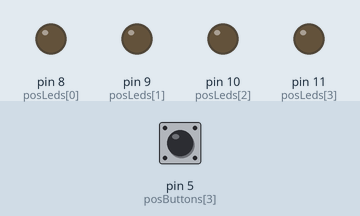
Simulated run of this sketch. Board: Arduino Uno, built with avr-gcc and run on an emulated ATmega328P. Shown: output pins drawn as LEDs (lit = HIGH). Inputs (shaded band) come from the test bench; at power-on: pin 5 (posButtons[3]) LOW. Random numbers use the default seed unless the sketch sets one.

Above: at 0.1 s.
At 0.6 s:
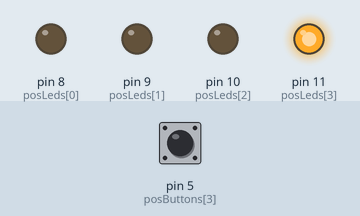
At 1.6 s:
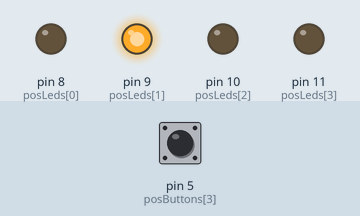
At 3.6 s:
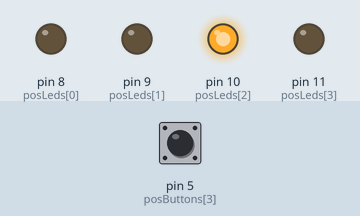
Timing chart, 0 to 5.5 s (numbered marks = the images above):
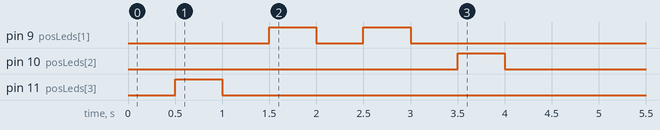

The sketch:

juegoRepetirLeds.ino
```cpp
/*
 * Título: juegoRepetirLeds
 * Autor: Jesús Cruz ( jesus-cruz @github )
 *
 * Explicación: el juego consiste en estar atento a un ciclo de 4 leds y reptirlo con unos botones
 * Después de que se ejecute la secuencia de leds habrá que introducir la correcta, si no dejará intentarlo indefinidamente
 */

// Los pines donde están conectados los leds
int posLeds[4]={8,9,10,11};

// Los pines donde están conectados los botones
int posButtons[4] ={2,3,4,5};

// El orden en el que se encenderán los pines
int cicloLeds[4] = {8,9,10,11};


void setup() {
    pinMode(posLeds[0], OUTPUT);
    pinMode(posLeds[1], OUTPUT);
    pinMode(posLeds[2], OUTPUT);
    pinMode(posLeds[3], OUTPUT);

    pinMode(posButtons[0], INPUT);
    pinMode(posButtons[1], INPUT);
    pinMode(posButtons[2], INPUT);
    pinMode(posButtons[3], INPUT);

}

void loop() {
    calcularCicloRandom();
    ejecutarCicloLed();
    comprobarEntrada();
    delay(1000);
}

// Calculamos el contenido de un array de cuatro posiciones con valores entre 8 y 11 ( los pines )
void calcularCicloRandom(){
    for ( int i = 0; i < 4; i++ ) {
        cicloLeds[i] = random(8,12);
    }
}

// Ejecutamos el ciclo calculado anteriormente
void ejecutarCicloLed(){
    for ( int i = 0; i < 4; i++ ){
        delay(500);
        digitalWrite(cicloLeds[i], HIGH);
        delay(500);
        digitalWrite(cicloLeds[i], LOW);
    }
}

// Ha habido un fallo, encendemos el led rojo
void indicarFallo(){
    digitalWrite(9,HIGH);
    delay(500);
    digitalWrite(9,LOW);
    delay(500);
}

// Vamos comprobando la entrada del usuario, no saldremos hasta que sea la correcta
void comprobarEntrada(){
    for ( int i = 0; i < 4; i++) {
        while ( digitalRead(posButtons[ cicloLeds[i] - 8 ]) == LOW){    // Si no es el correcto...
            delay(10);
        }
        // Notificamos que el led encendido es el correcto
        digitalWrite( cicloLeds[i], HIGH);
        delay(200);
        digitalWrite( cicloLeds[i], LOW);
        delay(200);
    }
    ejecutarCicloExito();
}

// Una animación con leds para indicar el éxito
void ejecutarCicloExito(){
    for ( int i = 0; i < 8; i++ ){
        delay(50);
        digitalWrite(posLeds[i%4], HIGH);
        delay(50);
        digitalWrite(posLeds[i%4], LOW);
    }
}
```

Measured:
- by itself, pin 9 (posLeds[1]): alternates HIGH for 0.50 s and LOW for 0.50 s, 4 changes in all, then stays LOW
- by itself, pin 10 (posLeds[2]): LOW → HIGH at 3.5 s, → LOW 0.50 s later
- by itself, pin 11 (posLeds[3]): LOW → HIGH at 0.50 s, → LOW 0.50 s later
